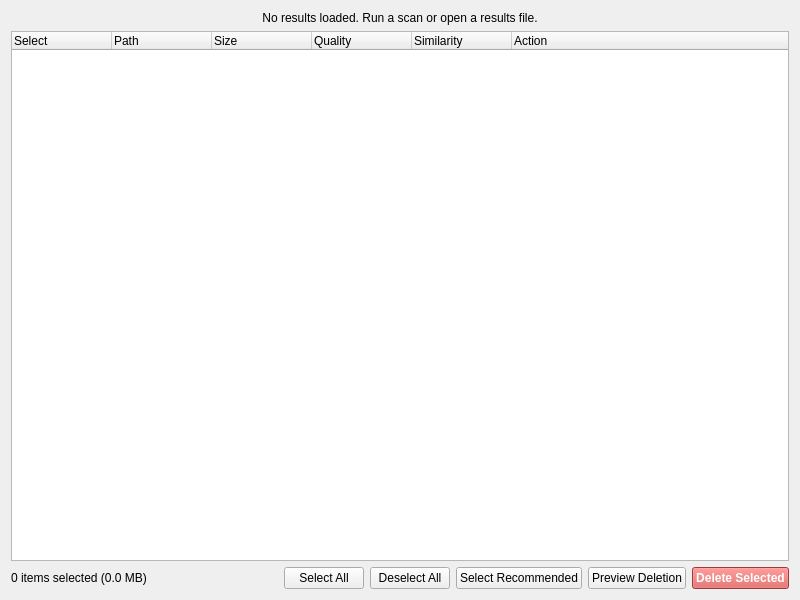
<?xml version="1.0" encoding="UTF-8"?>
<ui version="4.0">
 <class>ResultsWidget</class>
 <widget class="QWidget" name="ResultsWidget">
  <property name="geometry">
   <rect>
    <x>0</x>
    <y>0</y>
    <width>800</width>
    <height>600</height>
   </rect>
  </property>
  <layout class="QVBoxLayout" name="verticalLayout">
   <item>
    <widget class="QLabel" name="summaryLabel">
     <property name="text">
      <string>No results loaded. Run a scan or open a results file.</string>
     </property>
     <property name="alignment">
      <set>Qt::AlignCenter</set>
     </property>
    </widget>
   </item>
   <item>
    <widget class="QTreeWidget" name="resultsTree">
     <property name="columnCount">
      <number>6</number>
     </property>
     <column>
      <property name="text">
       <string>Select</string>
      </property>
     </column>
     <column>
      <property name="text">
       <string>Path</string>
      </property>
     </column>
     <column>
      <property name="text">
       <string>Size</string>
      </property>
     </column>
     <column>
      <property name="text">
       <string>Quality</string>
      </property>
     </column>
     <column>
      <property name="text">
       <string>Similarity</string>
      </property>
     </column>
     <column>
      <property name="text">
       <string>Action</string>
      </property>
     </column>
    </widget>
   </item>
   <item>
    <layout class="QHBoxLayout" name="actionsLayout">
     <item>
      <widget class="QLabel" name="selectionLabel">
       <property name="text">
        <string>0 items selected (0.0 MB)</string>
       </property>
      </widget>
     </item>
     <item>
      <spacer name="horizontalSpacer">
       <property name="orientation">
        <enum>Qt::Horizontal</enum>
       </property>
       <property name="sizeHint" stdset="0">
        <size>
         <width>40</width>
         <height>20</height>
        </size>
       </property>
      </spacer>
     </item>
     <item>
      <widget class="QPushButton" name="selectAllButton">
       <property name="text">
        <string>Select All</string>
       </property>
      </widget>
     </item>
     <item>
      <widget class="QPushButton" name="deselectAllButton">
       <property name="text">
        <string>Deselect All</string>
       </property>
      </widget>
     </item>
     <item>
      <widget class="QPushButton" name="selectRecommendedButton">
       <property name="text">
        <string>Select Recommended</string>
       </property>
      </widget>
     </item>
     <item>
      <widget class="QPushButton" name="previewButton">
       <property name="text">
        <string>Preview Deletion</string>
       </property>
      </widget>
     </item>
     <item>
      <widget class="QPushButton" name="deleteButton">
       <property name="text">
        <string>Delete Selected</string>
       </property>
       <property name="styleSheet">
        <string notr="true">background-color: #d9534f; color: white; font-weight: bold;</string>
       </property>
      </widget>
     </item>
    </layout>
   </item>
  </layout>
 </widget>
 <resources/>
 <connections/>
</ui>
